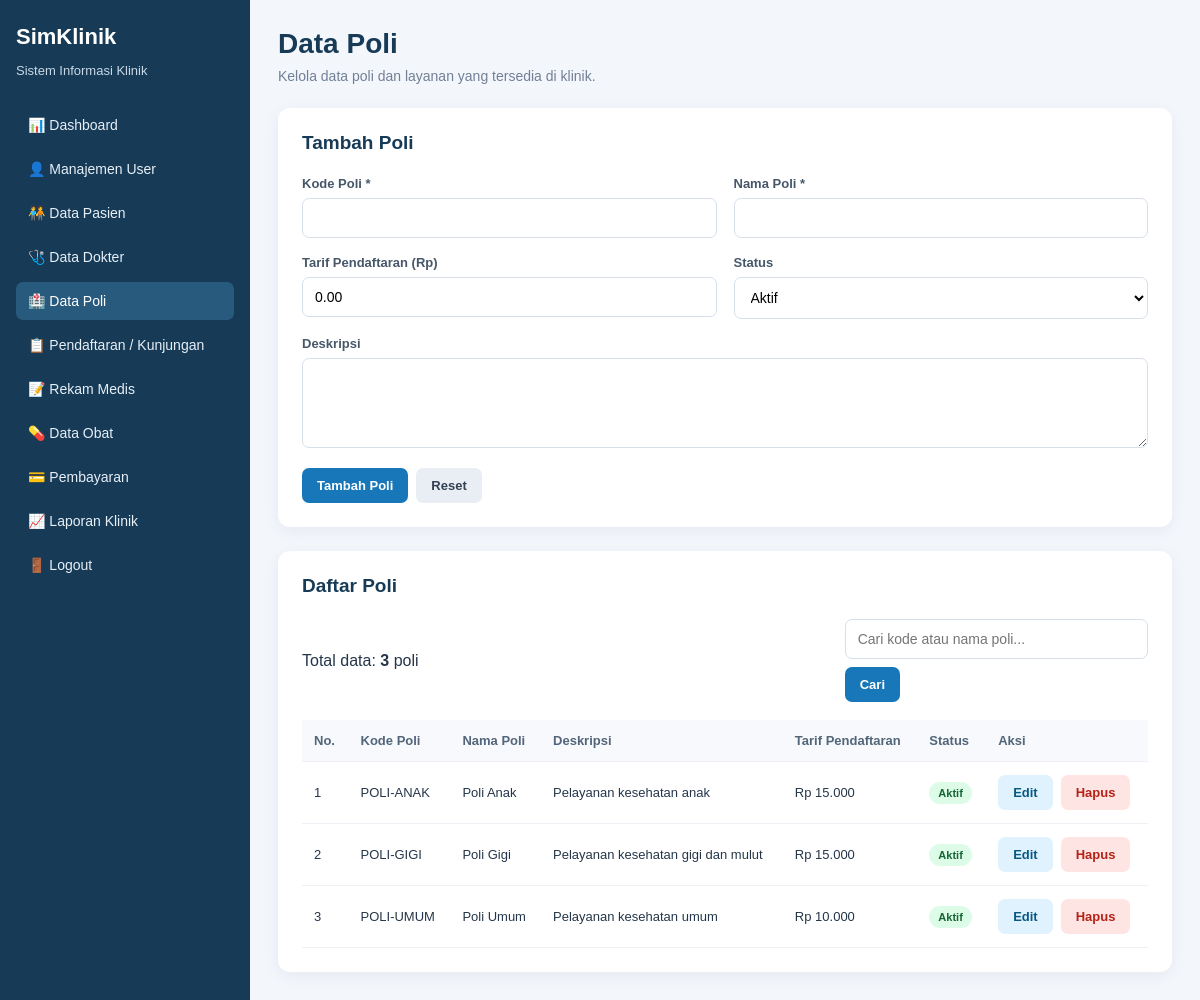
The app's page /poli.php (signed in) with its own data.
### tables this page shows
CREATE TABLE poli (
    id INT AUTO_INCREMENT PRIMARY KEY,
    kode_poli VARCHAR(20) UNIQUE NOT NULL,
    nama_poli VARCHAR(100) NOT NULL,
    deskripsi TEXT,
    tarif_pendaftaran DECIMAL(12,2) DEFAULT 0,
    status ENUM('aktif', 'nonaktif') DEFAULT 'aktif',
    created_at TIMESTAMP DEFAULT CURRENT_TIMESTAMP
);

### poli.php (the view, shortened to what this page needs)
<?php
$database = new Database();
$db = $database->getConnection();
function e($value) {
    return htmlspecialchars((string)($value ?? ''), ENT_QUOTES, 'UTF-8');
}
$editData = null;
$search = trim($_GET['search'] ?? '');
if ($search !== '') {
    $stmt = $db->prepare("
        SELECT *
        FROM poli
        WHERE kode_poli LIKE ?
           OR nama_poli LIKE ?
        ORDER BY id DESC
    ");
    $keyword = "%{$search}%";
    $stmt->execute([$keyword, $keyword]);
} else {
    $stmt = $db->query("
        SELECT *
        FROM poli
        ORDER BY id DESC
    ");
}
$poliList = $stmt->fetchAll(PDO::FETCH_ASSOC);
$sidebarCandidates = [
    __DIR__ . '/sidebar.php',
    __DIR__ . '/includes/sidebar.php',
    __DIR__ . '/layouts/sidebar.php',
    __DIR__ . '/components/sidebar.php'
];
$sidebarFile = null;
foreach ($sidebarCandidates as $path) {
    if (is_file($path)) {
        $sidebarFile = $path;
        break;
    }
}
?>
<!DOCTYPE html>
<html lang="id">
<head>
</head>
<body>
<div class="main-container">
<?php if ($sidebarFile !== null): ?>
    <?php require $sidebarFile; ?>
<?php endif; ?>
<main class="main-content">
    <div class="page-heading">
        <h1>Data Poli</h1>
        <p>Kelola data poli dan layanan yang tersedia di klinik.</p>
    </div>
    <section class="panel">
        <h2><?= $editData ? 'Edit Data Poli' : 'Tambah Poli' ?></h2>
        <form method="POST" action="poli.php">
            <div class="form-grid">
                <div class="field">
                    <label for="kode_poli">Kode Poli *</label>
                    <input
                        type="text"
                        id="kode_poli"
                        name="kode_poli"
                        maxlength="20"
                        required
                        value="<?= e($editData['kode_poli'] ?? '') ?>"
                    >
                </div>
                <div class="field">
                    <label for="nama_poli">Nama Poli *</label>
                    <input
                        type="text"
                        id="nama_poli"
                        name="nama_poli"
                        maxlength="100"
                        required
                        value="<?= e($editData['nama_poli'] ?? '') ?>"
                    >
                </div>
                <div class="field">
                    <label for="tarif_pendaftaran">Tarif Pendaftaran (Rp)</label>
                    <input
                        type="number"
                        id="tarif_pendaftaran"
                        name="tarif_pendaftaran"
                        min="0"
                        step="0.01"
                        value="<?= e($editData['tarif_pendaftaran'] ?? '0.00') ?>"
                    >
                </div>
                <div class="field">
                    <label for="status">Status</label>
                    <select id="status" name="status">
                        <option
                            value="aktif"
                            <?= ($editData['status'] ?? 'aktif') === 'aktif' ? 'selected' : '' ?>
                        >
                            Aktif
                        </option>
                    </select>
                </div>
                <div class="field full">
                    <label for="deskripsi">Deskripsi</label>
                    <textarea
                        id="deskripsi"
                        name="deskripsi"
                    ><?= e($editData['deskripsi'] ?? '') ?></textarea>
                </div>
            </div>
            <div class="actions">
                <button type="submit" class="btn btn-primary">
                    <?= $editData ? 'Simpan Perubahan' : 'Tambah Poli' ?>
                </button>
                <?php if ($editData): ?>
                    <a href="poli.php" class="btn btn-secondary">Batal</a>
                <?php else: ?>
                    <button type="reset" class="btn btn-secondary">Reset</button>
                <?php endif; ?>
            </div>
        </form>
    </section>
    <section class="panel">
        <h2>Daftar Poli</h2>
        <div class="table-toolbar">
            <span>
                Total data:
                <strong><?= count($poliList) ?></strong> poli
            </span>
            <form method="GET" action="poli.php" class="search-form">
                <input
                    type="text"
                    name="search"
                    placeholder="Cari kode atau nama poli..."
                    value="<?= e($search) ?>"
                >
                <button class="btn btn-primary" type="submit">Cari</button>
            </form>
        </div>
        <div class="table-wrapper">
            <table>
                <thead>
                    <tr>
                        <th>No.</th>
                        <th>Kode Poli</th>
                        <th>Nama Poli</th>
                        <th>Deskripsi</th>
                        <th>Tarif Pendaftaran</th>
                        <th>Status</th>
                        <th>Aksi</th>
                    </tr>
                </thead>
                <tbody>
                <?php if ($poliList): ?>
                    <?php foreach ($poliList as $i => $poli): ?>
                        <tr>
                            <td><?= $i + 1 ?></td>
                            <td><?= e($poli['kode_poli']) ?></td>
                            <td><?= e($poli['nama_poli']) ?></td>
                            <td><?= e($poli['deskripsi'] ?? '-') ?></td>
                            <td>
                                Rp <?= number_format(
                                    (float)($poli['tarif_pendaftaran'] ?? 0),
                                    0,
                                    ',',
                                    '.'
                                ) ?>
                            </td>
                            <td>
                                <span class="status status-<?= e($poli['status'] ?? 'aktif') ?>">
                                    <?= e(ucfirst($poli['status'] ?? 'aktif')) ?>
                                </span>
                            </td>
                            <td>
                                <div class="table-actions">
                                    <a
                                        href="poli.php?edit=<?= (int)$poli['id'] ?>"
                                        class="btn btn-edit"
                                    >
                                        Edit
                                    </a>
                                    <form
                                        method="POST"
                                        action="poli.php"
                                        onsubmit="return confirm('Yakin ingin menghapus poli ini?')"
                                    >
                                        <button
                                            type="submit"
                                            class="btn btn-delete"
                                        >
                                            Hapus
                                        </button>
                                    </form>
                                </div>
                            </td>
                        </tr>
                    <?php endforeach; ?>
                <?php endif; ?>
                </tbody>
            </table>
        </div>
    </section>
</main>
</div>
</body>
</html>

### poli.php (style rules this page uses)
* { box-sizing: border-box; }
body { margin: 0; font-family: Arial, sans-serif; background: #f3f6fb; color: #25364a; }
.main-container { display: flex; min-height: 100vh; }
.main-content { flex: 1; min-width: 0; padding: 28px; }
.page-heading { margin-bottom: 24px; }
.page-heading h1 { margin: 0 0 8px; color: #173b57; font-size: 28px; }
.page-heading p { margin: 0; color: #718096; font-size: 14px; }
.panel { background: white; border-radius: 12px; padding: 24px; margin-bottom: 24px; box-shadow: 0 4px 16px rgba(25, 55, 80, .06); }
.panel h2 { font-size: 19px; margin: 0 0 22px; color: #173b57; }
.form-grid { display: grid; grid-template-columns: repeat(2, minmax(0, 1fr)); gap: 17px; }
.field { display: flex; flex-direction: column; gap: 7px; min-width: 0; }
.field.full { grid-column: 1 / -1; }
.field label { font-size: 13px; font-weight: 600; color: #46576a; }
.field input, .field select, .field textarea, .search-form input { width: 100%; padding: 11px 12px; border: 1px solid #d7e0e9; border-radius: 7px; font: inherit; font-size: 14px; background: white; }
.field textarea { min-height: 90px; resize: vertical; }
.actions, .table-actions, .search-form { display: flex; align-items: center; gap: 8px; flex-wrap: wrap; }
.actions { margin-top: 20px; }
.btn { display: inline-block; padding: 10px 15px; border: 0; border-radius: 7px; font-size: 13px; font-weight: 600; text-decoration: none; cursor: pointer; text-align: center; }
.btn-primary { background: #1877b9; color: white; }
.btn-secondary { background: #e9eef4; color: #334155; }
.btn-edit { background: #e0f2fe; color: #075985; }
.btn-delete { background: #fee4e2; color: #b42318; }
.table-toolbar { display: flex; justify-content: space-between; align-items: center; gap: 14px; flex-wrap: wrap; margin-bottom: 18px; }
.search-form input { min-width: 240px; }
.table-wrapper { overflow-x: auto; }
table { width: 100%; border-collapse: collapse; white-space: nowrap; }
th, td { padding: 13px 12px; text-align: left; border-bottom: 1px solid #edf0f4; font-size: 13px; }
th { background: #f7f9fc; color: #526579; }
.status { display: inline-block; padding: 5px 9px; border-radius: 20px; font-size: 11px; font-weight: 700; }
.status-aktif { background: #dcfce7; color: #166534; }

### records on screen
poli: kode_poli "POLI-ANAK", nama_poli "Poli Anak", deskripsi "Pelayanan kesehatan anak", tarif_pendaftaran "15.000", status "Aktif"
poli: kode_poli "POLI-GIGI", nama_poli "Poli Gigi", deskripsi "Pelayanan kesehatan gigi dan mulut", tarif_pendaftaran "15.000", status "Aktif"
poli: kode_poli "POLI-UMUM", nama_poli "Poli Umum", deskripsi "Pelayanan kesehatan umum", tarif_pendaftaran "10.000", status "Aktif"

### other values on screen
count($poliList) "3"
